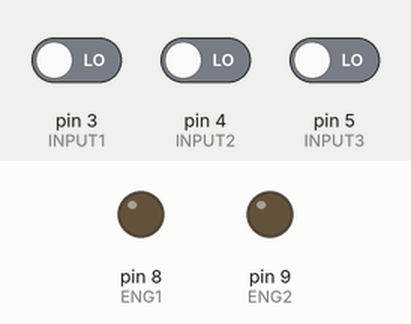
Simulated run of this sketch. Board: Arduino Uno, built with avr-gcc and run on an emulated ATmega328P. On the bench: output pins drawn as LEDs (lit = HIGH). The inputs (shaded band) are chosen by the test bench; at power-on: pin 3 (INPUT1) LOW, pin 4 (INPUT2) LOW, pin 5 (INPUT3) LOW. What the sketch prints to the serial monitor is not drawn.

Above: at 1.2 s.
1.3 s: pin 3 (INPUT1) driven HIGH and pin 4 (INPUT2) driven HIGH
At 2.5 s:
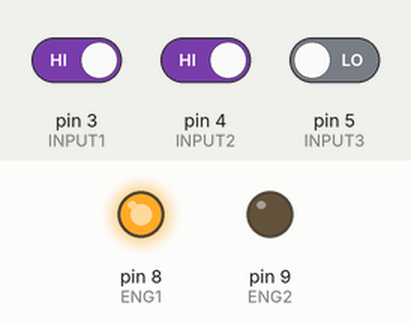
2.8 s: pin 5 (INPUT3) driven HIGH
At 3.6 s:
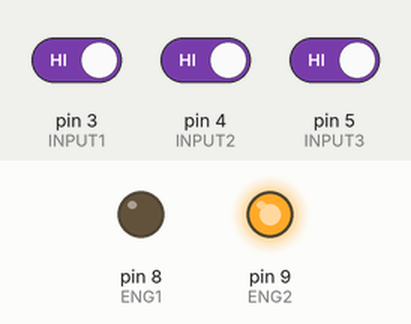
Timing chart, 0 to 5.8 s (numbered marks = the images above; inputs shaded):
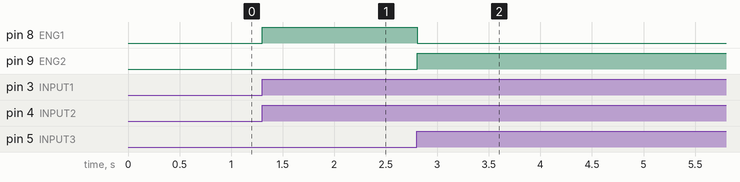

Measured:
- after the input at 1.3 s, pin 8 (ENG1): LOW → HIGH at once
- after the input at 2.8 s, pin 8 (ENG1): HIGH → LOW at once; pin 9 (ENG2): LOW → HIGH at once

The sketch:

zad1.ino
```cpp
		const int INPUT1 = 3;
		const int INPUT2 = 4;
		const int INPUT3 = 5;
		const int ENG1 = 8;
		const int ENG2 = 9;
		int numberOfCycles = 0;
		bool isOn = false;
		bool states[6] ={
            0, 0, 0, 0, 0, 0
		} ;

        void readStates ()
        {
            states[0] = states[1];
            states[2] = states[3];
            states[4] = states[5];
            states[1] = digitalRead(INPUT1);
            states[3] = digitalRead(INPUT2);
            states[5] = digitalRead(INPUT3);
        }
        bool isStateChanged (bool state1, bool state2)
        {
            return state1 == LOW && state2 == HIGH;
        }

        void setup ()
        {
            Serial.begin(9600);
            pinMode(INPUT1, INPUT);
            pinMode(INPUT2, INPUT);
            pinMode(INPUT3, INPUT);
            pinMode(ENG1, OUTPUT);
            pinMode(ENG2, OUTPUT);
            digitalWrite(ENG1, LOW);
            digitalWrite(ENG2, LOW);
        }


        void loop ()
        {

            readStates();

            if (isStateChanged(states[0], states[1])) {
                isOn = !isOn;
                numberOfCycles++;
                digitalWrite(ENG1, LOW);
                digitalWrite(ENG2, LOW);
            }
            if (isOn) {

                if (isStateChanged(states[2], states[3])) {
                    digitalWrite(ENG1, HIGH);
                    digitalWrite(ENG2, LOW);
                }

                if (isStateChanged(states[4], states[5])) {
                    digitalWrite(ENG1, LOW);
                    digitalWrite(ENG2, HIGH);
                }
            }
            Serial.println(numberOfCycles);
        }
```
